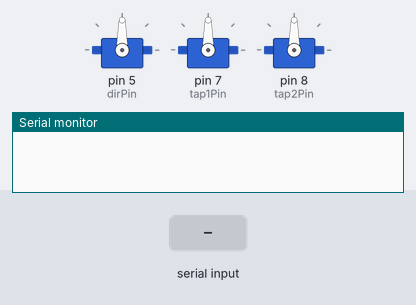
A sketch run on a simulated Arduino Uno, built with avr-gcc and run on an emulated ATmega328P. Parts: 3 × servo, the last lines printed to the serial monitor. Inputs (shaded band) come from the test bench.

Above: at 1.2 s.
1.3 s: "t" received over Serial
At 1.8 s:
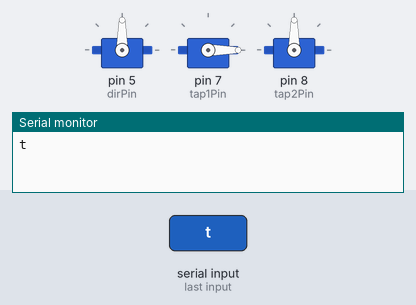
4.3 s: "j" received over Serial
At 5.3 s:
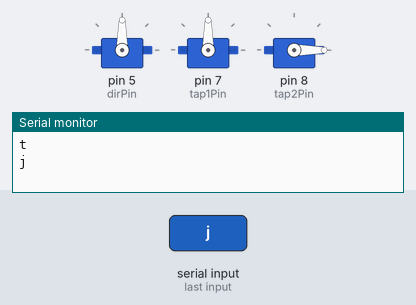
7.3 s: "A" received over Serial
At 7.6 s:
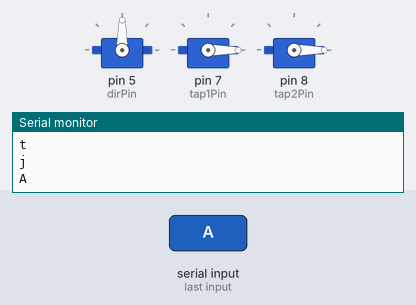
9.5 s: "l" received over Serial
At 10.4 s:
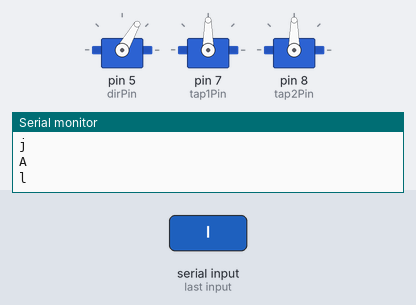
11.0 s: "r" received over Serial
At 11.6 s:
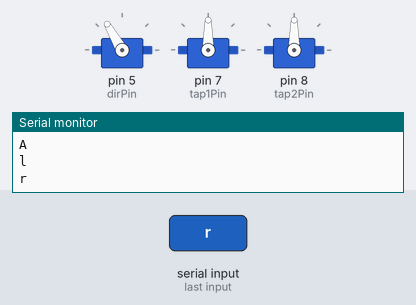
12.5 s: "t" received over Serial
At 13.7 s:
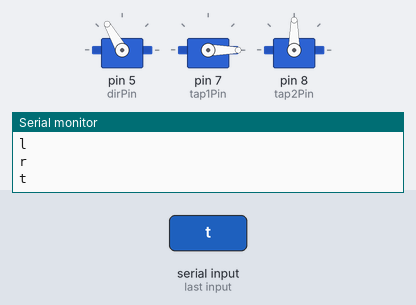
Timing chart, 0 to 15.5 s (numbered marks = the images above; inputs shaded):
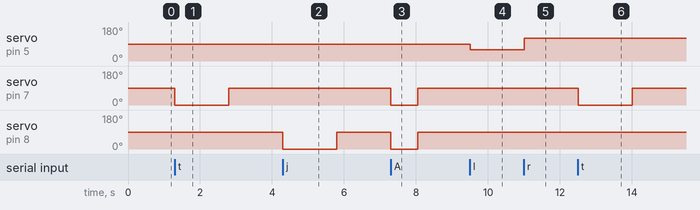

Measured:
- after the input at 1.3 s, servo on pin 7 (tap1Pin): 90° → 0° at once, → 90° 1.5 s later
- after the input at 4.3 s, servo on pin 8 (tap2Pin): 90° → 0° at once, → 90° 1.5 s later
- after the input at 7.3 s, servo on pin 7 (tap1Pin), servo on pin 8 (tap2Pin): 90° → 0° at once, → 90° 0.75 s later
- after the input at 9.5 s, servo on pin 5 (dirPin): 90° → 60° at once
- after the input at 11.0 s, servo on pin 5 (dirPin): 60° → 120° at once
- after the input at 12.5 s, servo on pin 7 (tap1Pin): 90° → 0° at once, → 90° 1.5 s later

The sketch:

sto_init.ino
```cpp
#include "Servo.h"

#define LEFT 60
// reset pos is 90
#define MIDDLE 90
#define RIGHT 120

#define OFF 90
#define ON 0

Servo dir;

Servo tap1, tap2; // water taps

char inputByte;

const int dirPin = 5;
const int tap1Pin = 7;
const int tap2Pin = 8;

void setup() {
  // put your setup code here, to run once:

  Serial.begin(9600);
  dir.attach(dirPin);
  dir.write(MIDDLE);

  tap1.attach(tap1Pin);
  tap1.write(OFF);

  tap2.attach(tap2Pin);
  tap2.write(OFF);

}

// commands
// t - tequila
// j - jager
// A - armagheddon

// f - fw
// l - left
// r - right
// m - middle

void loop() {
  // put your main code here, to run repeatedly:
  while(Serial.available()>0){
    inputByte= Serial.read();
    Serial.println(inputByte);

    if (inputByte=='t'){
      // tequila
      tap1.write(ON);
      delay(1500);
      tap1.write(OFF);
    }
    else if (inputByte=='j'){
      // jagermeister
      tap2.write(ON);
      delay(1500);
      tap2.write(OFF);
    }
    else if (inputByte=='A'){
      // Armagheddon
      tap1.write(ON);
      tap2.write(ON);
      delay(750);
      tap1.write(OFF);
      tap2.write(OFF);
    }
    else if (inputByte=='f'){
      // forward
    }
    else if (inputByte=='l'){
      // left
      dir.write(LEFT);
    }
    else if (inputByte=='r'){
      // right
      dir.write(RIGHT);
    }
    else if (inputByte=='m'){
      // straight
      dir.write(MIDDLE);
    }

    delay(1000);

  }
}
```
